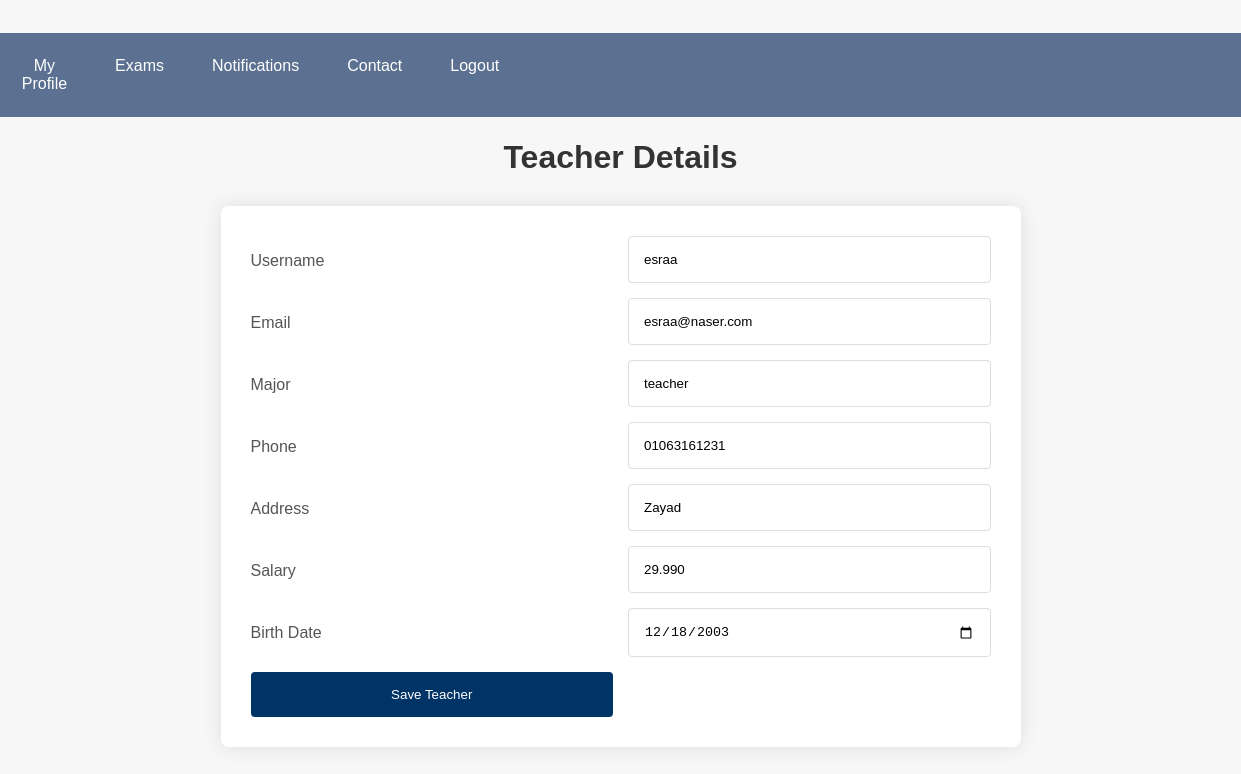
The app's page /accounts/teacherprofile/2/ (signed in), older data.
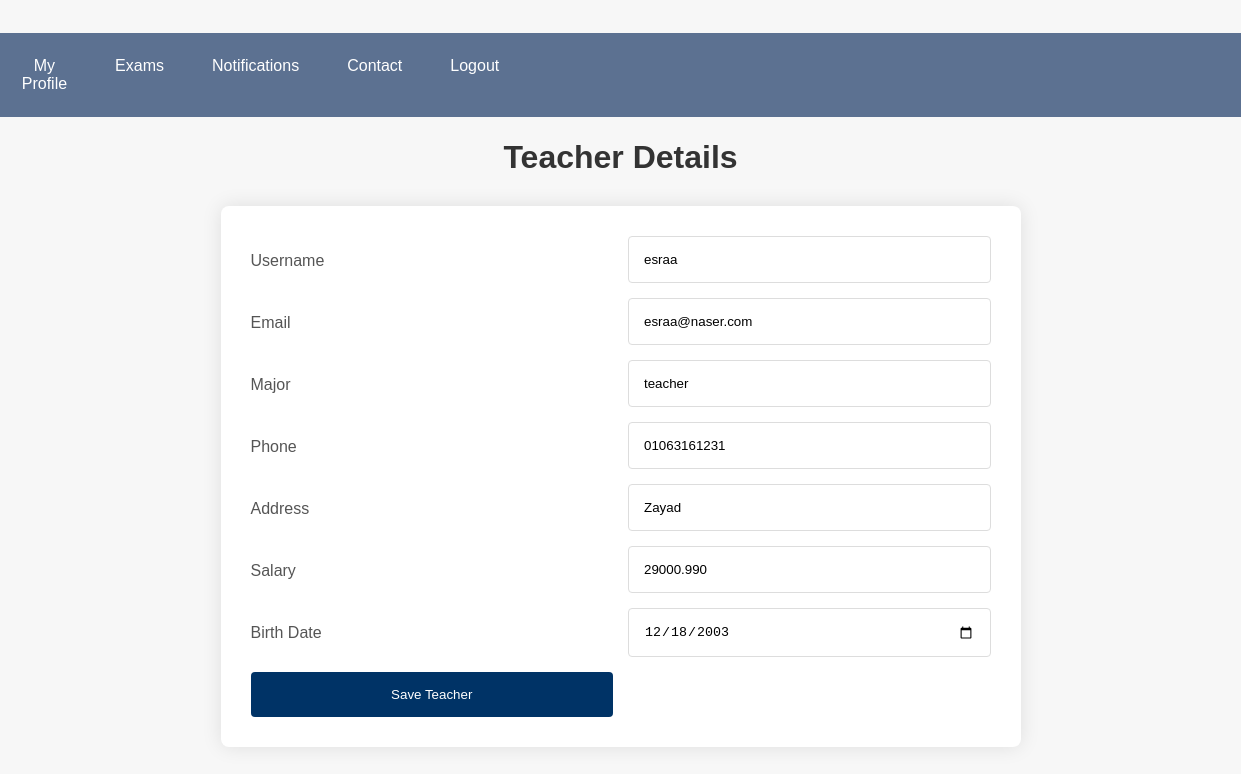
The same page, newer data.
### accounts/models.py (models this page shows, shortened)
class Teacher(models.Model):
    user = models.OneToOneField(User, on_delete=models.CASCADE, primary_key=True)
    phone = models.CharField(max_length=11)
    role = models.CharField(max_length=11)
    salary = models.DecimalField(max_digits=9, decimal_places=3, null=True)

### accounts/views.py (the view, shortened to what this page needs)
# urls.py: path('teacherprofile/<int:pk>/', views.teacherprofile, name='teacherprofile'),
def teacherprofile(request, pk):
    if request.user.is_anonymous == True:
        return redirect(EMS.views.signin)
    is_teacher = request.user.groups.filter(name='Teacher_Group').exists()
    is_manager = request.user.groups.filter(name='Principle').exists()
    teacher = Teacher.objects.filter(pk=pk)
    user = User.objects.get(pk=pk)
    if not teacher:
        return HttpResponse("Not Exist");
    teacher = teacher[0]
    return render(request, 'accounts/teacher_details.html',{'teacher': teacher, 'personal_data': user, "manger": is_manager, "is_teacher": is_teacher})

### templates/accounts/teacher_details.html (shortened to what this page needs)
{% load static %}
<!DOCTYPE html>
<html lang="en">
<head>
</head>
<body>
    <nav>
        <a href="{% url 'myprofile' %}">My Profile</a>
        <a href="{% url 'exams' %}">Exams</a>
        <a href="{% url 'notifications' %}">Notifications</a>
        <a href="{% url 'contact' %}">Contact</a>
        <a href="{% url 'signout' %}">Logout</a>
        <a href="#"></a><a href="#"></a><a href="#"></a>
        <a href="#"></a><a href="#"></a><a href="#"></a>
        <a href="#"></a><a href="#"></a><a href="#"></a>
        <a href="#"></a><a href="#"></a><a href="#"></a>
        <a href="#"></a><a href="#"></a><a href="#"></a>
    </nav>
    <h1>Teacher Details </h1>
    <form action="" method="post">
        <p>Username</p>
        <input type="text" name="username" placeholder="Enter your username" value="{{ personal_data.username }}">
        <p>Email</p>
        <input type="email" name="email" placeholder="Enter your email" value="{{ personal_data.email }}">
        <p>Major</p>
        <input type="text" name="major" placeholder="Enter your major" value="{{ teacher.role }}">
        <p>Phone</p>
        <input type="text" name="phone" placeholder="Enter your phone" value="{{ teacher.phone }}">
        <p>Address</p>
        <input type="text" name="address" placeholder="Enter your address" value="Zayad">
        <p>Salary</p>
        <input type="text" name="salary" placeholder="Enter your salary" value="{{ teacher.salary }}">
        <p>Birth Date</p>
        <input type="date" name="birthdate" value="2003-12-18">
        <div class="button-container">
            <input type="submit" value="Save Teacher">
        </div>
    </form>
</body>
</html>

Row changes from the older to the newer data that the page shows:
changed Teacher "teacher": salary "29.990" → "29000.990"
